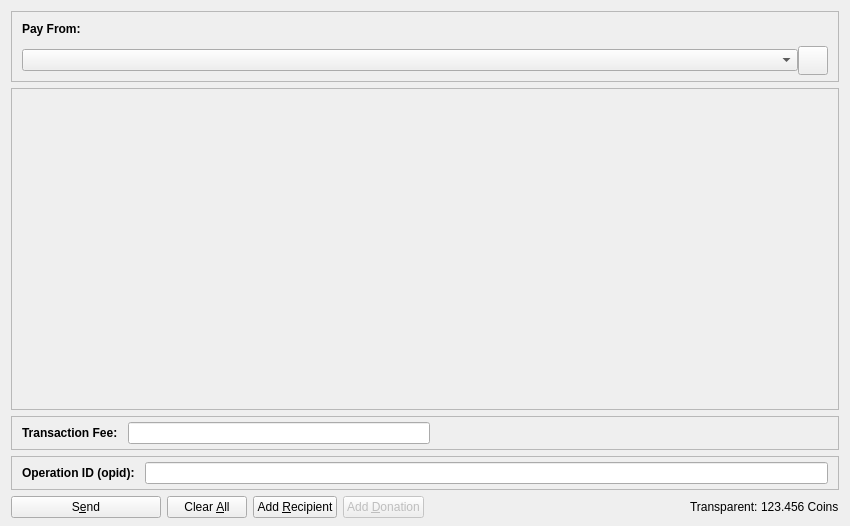
<?xml version="1.0" encoding="UTF-8"?>
<ui version="4.0">
 <class>ZSendCoinsDialog</class>
 <widget class="QDialog" name="ZSendCoinsDialog">
  <property name="enabled">
   <bool>true</bool>
  </property>
  <property name="geometry">
   <rect>
    <x>0</x>
    <y>0</y>
    <width>850</width>
    <height>526</height>
   </rect>
  </property>
  <property name="windowTitle">
   <string>Z-Send Coins</string>
  </property>
  <layout class="QVBoxLayout" name="verticalLayout" stretch="0,1,0,0,0">
   <property name="bottomMargin">
    <number>8</number>
   </property>
   <item>
    <widget class="QFrame" name="frameCoinControl">
     <property name="sizePolicy">
      <sizepolicy hsizetype="Expanding" vsizetype="Expanding">
       <horstretch>0</horstretch>
       <verstretch>0</verstretch>
      </sizepolicy>
     </property>
     <property name="maximumSize">
      <size>
       <width>16777215</width>
       <height>16777215</height>
      </size>
     </property>
     <property name="frameShape">
      <enum>QFrame::StyledPanel</enum>
     </property>
     <property name="frameShadow">
      <enum>QFrame::Sunken</enum>
     </property>
     <layout class="QVBoxLayout" name="verticalLayoutCoinControl2">
      <property name="spacing">
       <number>0</number>
      </property>
      <property name="leftMargin">
       <number>0</number>
      </property>
      <property name="topMargin">
       <number>0</number>
      </property>
      <property name="rightMargin">
       <number>0</number>
      </property>
      <property name="bottomMargin">
       <number>6</number>
      </property>
      <item>
       <layout class="QVBoxLayout" name="verticalLayoutCoinControl" stretch="0,0">
        <property name="spacing">
         <number>0</number>
        </property>
        <property name="leftMargin">
         <number>10</number>
        </property>
        <property name="topMargin">
         <number>10</number>
        </property>
        <item>
         <layout class="QHBoxLayout" name="horizontalLayoutCoinControl1">
          <property name="rightMargin">
           <number>0</number>
          </property>
          <property name="bottomMargin">
           <number>10</number>
          </property>
          <item>
           <widget class="QLabel" name="labelCoinControlFeatures">
            <property name="sizePolicy">
             <sizepolicy hsizetype="Preferred" vsizetype="Maximum">
              <horstretch>0</horstretch>
              <verstretch>0</verstretch>
             </sizepolicy>
            </property>
            <property name="font">
             <font>
              <weight>75</weight>
              <bold>true</bold>
             </font>
            </property>
            <property name="styleSheet">
             <string notr="true">font-weight:bold;</string>
            </property>
            <property name="text">
             <string>Pay From:</string>
            </property>
           </widget>
          </item>
         </layout>
        </item>
        <item>
         <layout class="QHBoxLayout" name="horizontalLayoutCoinControl2" stretch="0,0">
          <property name="spacing">
           <number>0</number>
          </property>
          <property name="rightMargin">
           <number>10</number>
          </property>
          <property name="bottomMargin">
           <number>0</number>
          </property>
          <item>
           <widget class="QComboBox" name="payFromAddress"/>
          </item>
          <item>
           <widget class="QToolButton" name="refreshPayFrom">
            <property name="toolTip">
             <string>Refresh address list</string>
            </property>
            <property name="text">
             <string/>
            </property>
            <property name="icon">
             <iconset resource="../zero.qrc">
              <normaloff>:/icons/refresh</normaloff>:/icons/refresh</iconset>
            </property>
            <property name="iconSize">
             <size>
              <width>22</width>
              <height>22</height>
             </size>
            </property>
           </widget>
          </item>
         </layout>
        </item>
       </layout>
      </item>
     </layout>
    </widget>
   </item>
   <item>
    <widget class="QScrollArea" name="scrollArea">
     <property name="widgetResizable">
      <bool>true</bool>
     </property>
     <widget class="QWidget" name="scrollAreaWidgetContents">
      <property name="geometry">
       <rect>
        <x>0</x>
        <y>0</y>
        <width>834</width>
        <height>307</height>
       </rect>
      </property>
      <layout class="QVBoxLayout" name="verticalLayout_2" stretch="0,1">
       <property name="leftMargin">
        <number>0</number>
       </property>
       <property name="topMargin">
        <number>0</number>
       </property>
       <property name="rightMargin">
        <number>0</number>
       </property>
       <property name="bottomMargin">
        <number>0</number>
       </property>
       <item>
        <layout class="QVBoxLayout" name="entries">
         <property name="spacing">
          <number>6</number>
         </property>
        </layout>
       </item>
       <item>
        <spacer name="verticalSpacer">
         <property name="orientation">
          <enum>Qt::Vertical</enum>
         </property>
         <property name="sizeHint" stdset="0">
          <size>
           <width>20</width>
           <height>40</height>
          </size>
         </property>
        </spacer>
       </item>
      </layout>
     </widget>
    </widget>
   </item>
   <item>
    <widget class="QFrame" name="frameFee">
     <property name="sizePolicy">
      <sizepolicy hsizetype="Expanding" vsizetype="Expanding">
       <horstretch>0</horstretch>
       <verstretch>0</verstretch>
      </sizepolicy>
     </property>
     <property name="maximumSize">
      <size>
       <width>16777215</width>
       <height>16777215</height>
      </size>
     </property>
     <property name="frameShape">
      <enum>QFrame::StyledPanel</enum>
     </property>
     <property name="frameShadow">
      <enum>QFrame::Sunken</enum>
     </property>
     <layout class="QVBoxLayout" name="verticalLayoutFee1">
      <property name="spacing">
       <number>0</number>
      </property>
      <property name="leftMargin">
       <number>0</number>
      </property>
      <property name="topMargin">
       <number>0</number>
      </property>
      <property name="rightMargin">
       <number>0</number>
      </property>
      <property name="bottomMargin">
       <number>0</number>
      </property>
      <item>
       <layout class="QVBoxLayout" name="verticalLayoutFee2" stretch="0,0,0">
        <property name="spacing">
         <number>0</number>
        </property>
        <property name="leftMargin">
         <number>10</number>
        </property>
        <property name="topMargin">
         <number>0</number>
        </property>
        <item>
         <spacer name="verticalSpacer_2">
          <property name="orientation">
           <enum>Qt::Vertical</enum>
          </property>
          <property name="sizeHint" stdset="0">
           <size>
            <width>40</width>
            <height>5</height>
           </size>
          </property>
         </spacer>
        </item>
        <item>
         <layout class="QHBoxLayout" name="horizontalLayoutFee1">
          <property name="bottomMargin">
           <number>0</number>
          </property>
          <item>
           <layout class="QVBoxLayout" name="verticalLayoutFee7">
            <property name="spacing">
             <number>0</number>
            </property>
            <item>
             <layout class="QHBoxLayout" name="horizontalLayoutSmartFee">
              <property name="spacing">
               <number>10</number>
              </property>
              <item>
               <widget class="QLabel" name="labelFeeHeadline">
                <property name="sizePolicy">
                 <sizepolicy hsizetype="Preferred" vsizetype="Maximum">
                  <horstretch>0</horstretch>
                  <verstretch>0</verstretch>
                 </sizepolicy>
                </property>
                <property name="font">
                 <font>
                  <weight>75</weight>
                  <bold>true</bold>
                 </font>
                </property>
                <property name="styleSheet">
                 <string notr="true">font-weight:bold;</string>
                </property>
                <property name="text">
                 <string>Transaction Fee:</string>
                </property>
               </widget>
              </item>
              <item>
               <widget class="ZeroAmountField" name="customFee"/>
              </item>
             </layout>
            </item>
           </layout>
          </item>
          <item>
           <spacer name="horizontalSpacer_4">
            <property name="orientation">
             <enum>Qt::Horizontal</enum>
            </property>
            <property name="sizeType">
             <enum>QSizePolicy::MinimumExpanding</enum>
            </property>
            <property name="sizeHint" stdset="0">
             <size>
              <width>40</width>
              <height>20</height>
             </size>
            </property>
           </spacer>
          </item>
         </layout>
        </item>
        <item>
         <spacer name="verticalSpacerFee">
          <property name="orientation">
           <enum>Qt::Vertical</enum>
          </property>
          <property name="sizeHint" stdset="0">
           <size>
            <width>40</width>
            <height>5</height>
           </size>
          </property>
         </spacer>
        </item>
       </layout>
      </item>
     </layout>
    </widget>
   </item>
   <item>
    <widget class="QFrame" name="frameResult">
     <property name="sizePolicy">
      <sizepolicy hsizetype="Expanding" vsizetype="Expanding">
       <horstretch>0</horstretch>
       <verstretch>0</verstretch>
      </sizepolicy>
     </property>
     <property name="maximumSize">
      <size>
       <width>16777215</width>
       <height>16777215</height>
      </size>
     </property>
     <property name="frameShape">
      <enum>QFrame::StyledPanel</enum>
     </property>
     <property name="frameShadow">
      <enum>QFrame::Sunken</enum>
     </property>
     <layout class="QVBoxLayout" name="verticalLayoutResult1">
      <property name="spacing">
       <number>0</number>
      </property>
      <property name="leftMargin">
       <number>0</number>
      </property>
      <property name="topMargin">
       <number>0</number>
      </property>
      <property name="rightMargin">
       <number>0</number>
      </property>
      <property name="bottomMargin">
       <number>0</number>
      </property>
      <item>
       <layout class="QVBoxLayout" name="verticalLayoutResult2" stretch="0,0,0">
        <property name="spacing">
         <number>0</number>
        </property>
        <property name="leftMargin">
         <number>10</number>
        </property>
        <property name="topMargin">
         <number>0</number>
        </property>
        <property name="rightMargin">
         <number>10</number>
        </property>
        <item>
         <spacer name="verticalSpacer_3">
          <property name="orientation">
           <enum>Qt::Vertical</enum>
          </property>
          <property name="sizeHint" stdset="0">
           <size>
            <width>40</width>
            <height>5</height>
           </size>
          </property>
         </spacer>
        </item>
        <item>
         <layout class="QHBoxLayout" name="horizontalLayoutResult1">
          <property name="bottomMargin">
           <number>0</number>
          </property>
          <item>
           <layout class="QVBoxLayout" name="verticalLayoutResult3">
            <property name="spacing">
             <number>0</number>
            </property>
            <item>
             <layout class="QHBoxLayout" name="horizontalLayoutResult2">
              <property name="spacing">
               <number>10</number>
              </property>
              <item>
               <widget class="QLabel" name="labelResultHeadline">
                <property name="sizePolicy">
                 <sizepolicy hsizetype="Preferred" vsizetype="Maximum">
                  <horstretch>0</horstretch>
                  <verstretch>0</verstretch>
                 </sizepolicy>
                </property>
                <property name="font">
                 <font>
                  <weight>75</weight>
                  <bold>true</bold>
                 </font>
                </property>
                <property name="styleSheet">
                 <string notr="true">font-weight:bold;</string>
                </property>
                <property name="text">
                 <string>Operation ID (opid):</string>
                </property>
               </widget>
              </item>
              <item>
               <widget class="QLineEdit" name="operationId">
                <property name="readOnly">
                 <bool>true</bool>
                </property>
               </widget>
              </item>
             </layout>
            </item>
           </layout>
          </item>
         </layout>
        </item>
        <item>
         <spacer name="verticalSpacerResult">
          <property name="orientation">
           <enum>Qt::Vertical</enum>
          </property>
          <property name="sizeHint" stdset="0">
           <size>
            <width>40</width>
            <height>5</height>
           </size>
          </property>
         </spacer>
        </item>
       </layout>
      </item>
     </layout>
    </widget>
   </item>
   <item>
    <layout class="QHBoxLayout" name="horizontalLayout">
     <item>
      <widget class="QPushButton" name="sendButton">
       <property name="minimumSize">
        <size>
         <width>150</width>
         <height>0</height>
        </size>
       </property>
       <property name="toolTip">
        <string>Confirm the send action</string>
       </property>
       <property name="text">
        <string>S&amp;end</string>
       </property>
       <property name="icon">
        <iconset resource="../zero.qrc">
         <normaloff>:/icons/send</normaloff>:/icons/send</iconset>
       </property>
       <property name="autoDefault">
        <bool>false</bool>
       </property>
       <property name="default">
        <bool>false</bool>
       </property>
      </widget>
     </item>
     <item>
      <widget class="QPushButton" name="clearButton">
       <property name="sizePolicy">
        <sizepolicy hsizetype="Minimum" vsizetype="Fixed">
         <horstretch>0</horstretch>
         <verstretch>0</verstretch>
        </sizepolicy>
       </property>
       <property name="toolTip">
        <string>Clear all fields of the form.</string>
       </property>
       <property name="text">
        <string>Clear &amp;All</string>
       </property>
       <property name="icon">
        <iconset resource="../zero.qrc">
         <normaloff>:/icons/remove</normaloff>:/icons/remove</iconset>
       </property>
       <property name="autoDefault">
        <bool>false</bool>
       </property>
      </widget>
     </item>
     <item>
      <widget class="QPushButton" name="addButton">
       <property name="toolTip">
        <string>Send to multiple recipients at once</string>
       </property>
       <property name="text">
        <string>Add &amp;Recipient</string>
       </property>
       <property name="icon">
        <iconset resource="../zero.qrc">
         <normaloff>:/icons/add</normaloff>:/icons/add</iconset>
       </property>
       <property name="autoDefault">
        <bool>false</bool>
       </property>
      </widget>
     </item>
     <item>
      <widget class="QPushButton" name="donButton">
       <property name="enabled">
        <bool>false</bool>
       </property>
       <property name="toolTip">
        <string>Add a donation to Zero devs</string>
       </property>
       <property name="text">
        <string>Add &amp;Donation</string>
       </property>
       <property name="icon">
        <iconset resource="../zero.qrc">
         <normaloff>:/icons/add</normaloff>:/icons/add</iconset>
       </property>
       <property name="autoDefault">
        <bool>false</bool>
       </property>
      </widget>
     </item>
     <item>
      <spacer name="horizontalSpacer">
       <property name="orientation">
        <enum>Qt::Horizontal</enum>
       </property>
       <property name="sizeHint" stdset="0">
        <size>
         <width>40</width>
         <height>20</height>
        </size>
       </property>
      </spacer>
     </item>
     <item>
      <layout class="QHBoxLayout" name="horizontalLayout_2">
       <property name="spacing">
        <number>3</number>
       </property>
       <item>
        <widget class="QLabel" name="label">
         <property name="sizePolicy">
          <sizepolicy hsizetype="Preferred" vsizetype="Fixed">
           <horstretch>0</horstretch>
           <verstretch>0</verstretch>
          </sizepolicy>
         </property>
         <property name="text">
          <string>Transparent:</string>
         </property>
        </widget>
       </item>
       <item>
        <widget class="QLabel" name="labelBalance">
         <property name="sizePolicy">
          <sizepolicy hsizetype="Preferred" vsizetype="Fixed">
           <horstretch>0</horstretch>
           <verstretch>0</verstretch>
          </sizepolicy>
         </property>
         <property name="cursor">
          <cursorShape>IBeamCursor</cursorShape>
         </property>
         <property name="text">
          <string notr="true">123.456 Coins</string>
         </property>
         <property name="textInteractionFlags">
          <set>Qt::LinksAccessibleByMouse|Qt::TextSelectableByKeyboard|Qt::TextSelectableByMouse</set>
         </property>
        </widget>
       </item>
      </layout>
     </item>
    </layout>
   </item>
  </layout>
 </widget>
 <customwidgets>
  <customwidget>
   <class>ZeroAmountField</class>
   <extends>QLineEdit</extends>
   <header>zeroamountfield.h</header>
   <container>1</container>
  </customwidget>
 </customwidgets>
 <resources>
  <include location="../zero.qrc"/>
 </resources>
 <connections/>
</ui>
